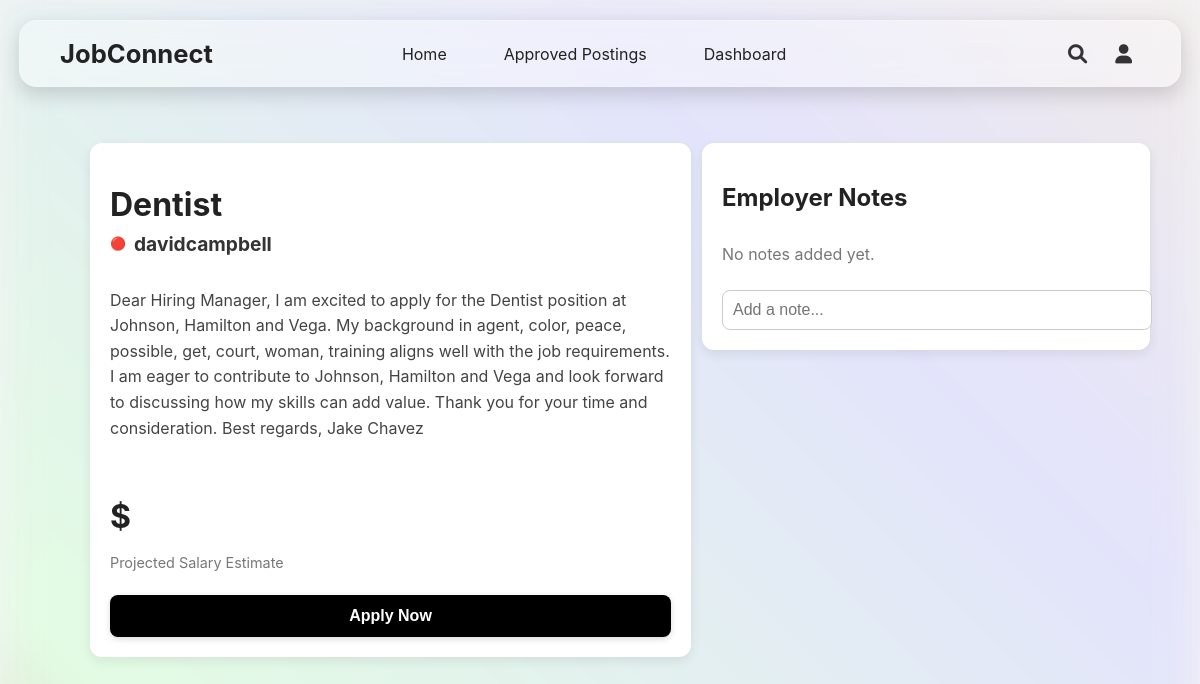
The page /applicant-details/101 (signed in) on the database its author committed.
### app.py (models this page shows, shortened)
class JobPosting(db.Model):
    id = db.Column(db.Integer, primary_key=True)
    title = db.Column(db.String(100), nullable=False)
    location = db.Column(db.String(100), nullable=False)
    description = db.Column(db.Text, nullable=False)
    qualifications = db.Column(db.Text, nullable=False)
    deadline = db.Column(db.String(50), nullable=False)
    posted_by = db.Column(db.Integer, db.ForeignKey('user.id'), nullable=True)
    approved = db.Column(db.Boolean, default=False)
    application_questions = db.Column(db.Text, nullable=True)
    employer = db.relationship('User', backref='job_postings', lazy=True)

class User(UserMixin, db.Model):
    id = db.Column(db.Integer, primary_key=True)
    username = db.Column(db.String(100), unique=True, nullable=False)
    password = db.Column(db.String(100), nullable=False)
    role = db.Column(db.String(20), nullable=False)  # Role: 'admin', 'employer', 'student'
    name = db.Column(db.String(100), nullable=True)
    email = db.Column(db.String(120), unique=True, nullable=True)
    bio = db.Column(db.Text, nullable=True)
    company_name = db.Column(db.String(100), nullable=True)
    company_website = db.Column(db.String(200), nullable=True)
    resume_link = db.Column(db.String(200), nullable=True)
    skills = db.Column(db.Text, nullable=True)

class JobApplication(db.Model):
    id = db.Column(db.Integer, primary_key=True)
    job_id = db.Column(db.Integer, db.ForeignKey('job_posting.id'), nullable=False)
    student_id = db.Column(db.Integer, db.ForeignKey('user.id'), nullable=False)
    cover_letter = db.Column(db.Text, nullable=True)
    resume_data = db.Column(db.LargeBinary, nullable=True)  # Store the file as binary
    resume_filename = db.Column(db.String(255), nullable=True)  # Keep the filename
    created_at = db.Column(db.DateTime, default=db.func.now())
    job = db.relationship('JobPosting', backref='applications', lazy=True)
    student = db.relationship('User', backref='applications', lazy=True)

### app.py (the view)
@app.route('/applicant-details/<int:application_id>')
@login_required
def applicant_details(application_id):
    if current_user.role != 'employer':
        flash("Access restricted to employers only.", "error")
        return redirect(url_for('index'))
    application = JobApplication.query.get_or_404(application_id)
    if application.job.posted_by != current_user.id:
        flash("You are not authorized to view this applicant.", "error")
        return redirect(url_for('employer_dashboard'))
    ai_insights = {
        "market_growth": 75,
        "market_demand": 80,
        "relevance_score": 70,
        "acceptance_chance": 65,
    }
    notes = EmployerNote.query.filter_by(application_id=application_id).all()
    return render_template('applicant_details.html', application=application, ai_insights=ai_insights, notes=notes)

### app.py (called while the page is built, shortened)
@app.before_request
def create_tables():
    db.create_all()

@app.before_request
def ensure_admin_user():
    existing_admin = User.query.filter_by(username="admin").first()

@login_manager.user_loader
def load_user(user_id):
    if not user_id:
        print("Debug: Received user_id=None in load_user function")
        return None  # Return None if user_id is invalid
    try:
        return User.query.get(int(user_id))
    except ValueError:
        print(f"Debug: Invalid user_id={user_id}")
        return None

### templates/applicant_details.html (shortened to what this page needs)
<!DOCTYPE html>
<html lang="en">
<head>
    <link rel="stylesheet" href="{{ url_for('static', filename='css/applicant_details.css') }}">
    <link rel="stylesheet" href="https://cdnjs.cloudflare.com/ajax/libs/font-awesome/6.0.0/css/all.min.css">
</head>
<body>
  <header class="navbar">
    <div class="navbar-left">
      <a href="{{ url_for('index') }}" class="logo">JobConnect</a>
    </div>
    <ul class="nav-links">
      <li><a href="{{ url_for('index') }}">Home</a></li>
      <li><a href="{{ url_for('approved_postings') }}">Approved Postings</a></li>
      {% if current_user.is_authenticated %}
        {% if current_user.role == 'admin' %}
          <li><a href="{{ url_for('admin_panel') }}">Admin Panel</a></li>
        {% elif current_user.role == 'employer' %}
          <li><a href="{{ url_for('employer_dashboard') }}">Dashboard</a></li>
        {% elif current_user.role == 'student' %}
          <li><a href="{{ url_for('student_dashboard') }}">Dashboard</a></li>
        {% endif %}
      {% else %}
        <li><a href="{{ url_for('login') }}">Login</a></li>
        <li><a href="{{ url_for('register') }}">Register</a></li>
      {% endif %}
    </ul>
    <div class="nav-icons">
      <i class="fas fa-search search-icon" onclick="openSearch()"></i>
      <div class="user-dropdown">
        <i class="fas fa-user user-icon" onclick="toggleUserMenu()"></i>
      </div>
    </div>
  </header>
  <div class="grid-container">
    <div class="application-section">
        <h1 class="job-title">{{ application.job.title }}</h1>
        <div class="applicant-info">
            <span class="applicant-dot">🔴</span>
            <span class="applicant-name">{{ application.student.username }}</span>
        </div>
        <p class="job-description">
            {{ application.cover_letter | safe }}
        </p>
        <p class="salary">${{ application.job.estimated_salary }}</p>
        <p class="salary-label">Projected Salary Estimate</p>
        <button class="apply-btn">Apply Now</button>
    </div>
    <div class="employer-notes">
        <h2>Employer Notes</h2>
        <div id="notes-container">
            {% if employer_notes %}
                {% for note in employer_notes %}
                    <div class="note">
                        <p class="note-text">"{{ note.note }}"</p>
                        <p class="note-meta">— Added on {{ note.created_at.strftime('%Y-%m-%d') }}</p>
                    </div>
                {% endfor %}
            {% else %}
                <p class="no-notes">No notes added yet.</p>
            {% endif %}
        </div>
        <input type="text" id="note-input" placeholder="Add a note..." autocomplete="off">
    </div>
</div>
</body>
</html>

### static/css/applicant_details.css (style rules this page uses)
.navbar { position: fixed; top: 20px; left: 50%; transform: translateX(-50%); width: 90%; max-width: 1200px; background: rgba(255, 255, 255, 0.4); backdrop-filter: blur(12px); -webkit-backdrop-filter: blur(12px); border-radius: 18px; display: flex; align-items: center; justify-content: space-between; padding: 15px 40px; box-shadow: 0 8px 20px rgba(0, 0, 0, 0.15); border: 1px solid rgba(255, 255, 255, 0.2); z-index: 1000; }
.logo { font-size: 1.6rem; font-weight: bold; color: #222; text-decoration: none; margin-right: auto; }
.nav-links { display: flex; gap: 25px; list-style: none; margin: 0 auto; }
.nav-links li { position: relative; }
.nav-links a { text-decoration: none; color: #222; font-size: 1rem; padding: 0.5rem 1rem; position: relative; transition: all 0.3s ease; }
.nav-links a::after { content: ""; position: absolute; left: 0; bottom: -3px; width: 100%; height: 2px; background-color: #00bfa5; transform: scaleX(0); transition: transform 0.3s ease; }
.nav-icons { display: flex; align-items: center; gap: 20px; margin-left: auto; }
.nav-icons i { font-size: 1.2rem; color: #333; cursor: pointer; transition: color 0.3s ease; }
.user-dropdown { position: relative; display: inline-block; }
.user-icon { font-size: 1.5rem; cursor: pointer; padding: 8px; border-radius: 50%; transition: background 0.2s ease-in-out; }
body { margin: 0; font-family: 'Inter', sans-serif; background: #f4f4f4; color: #333; display: flex; justify-content: center; align-items: center; height: 100vh; }
.grid-container { display: grid; grid-template-columns: 55% 40%; gap: 5%; width: 85%; height: auto; align-items: start; padding: 2rem 0; }
.application-section { display: flex; flex-direction: column; justify-content: flex-start; align-items: flex-start; width: 100%; padding: 20px; background: white; border-radius: 12px; box-shadow: 0 4px 12px rgba(0, 0, 0, 0.08); }
.job-title { font-size: 2rem; font-weight: bold; color: #222; margin-bottom: 0.5rem; }
.applicant-info { font-size: 1.2rem; color: #555; display: flex; align-items: center; margin-bottom: 1rem; }
.applicant-dot { font-size: 0.8rem; margin-right: 0.5rem; }
.applicant-name { font-weight: bold; color: #333; }
.job-description { font-size: 1rem; line-height: 1.6; color: #444; margin-bottom: 1.5rem; }
.salary { font-size: 2rem; font-weight: bold; color: #222; margin-bottom: 0.2rem; }
.salary-label { font-size: 0.9rem; color: #777; margin-bottom: 1.5rem; }
.apply-btn { width: 100%; padding: 12px; font-size: 1rem; font-weight: bold; background: black; color: white; border: none; border-radius: 8px; cursor: pointer; transition: all 0.3s ease; box-shadow: 0 2px 6px rgba(0, 0, 0, 0.15); }
.employer-notes { display: flex; flex-direction: column; justify-content: flex-start; align-items: flex-start; width: 100%; padding: 20px; background: white; border-radius: 12px; box-shadow: 0 4px 12px rgba(0, 0, 0, 0.08); }
.employer-notes h2 { font-size: 1.5rem; margin-bottom: 1rem; color: #222; }
#notes-container { width: 100%; max-height: 300px; overflow-y: auto; padding-right: 5px; }
.no-notes { font-size: 1rem; color: #777; }
#note-input { width: 100%; padding: 10px; font-size: 1rem; border: 1px solid #ccc; border-radius: 8px; margin-top: 10px; transition: border 0.3s ease; }

### rows shown on the page
JobPosting: job "Dentist"
User: student.username "davidcampbell"
JobApplication: cover_letter "Dear Hiring Manager, I am excited to apply for the Dentist position at Johnson, Hamilton and Vega. My background in agent, color, peace, possible, get, court, woman, training aligns well with the job requirements. I am eager to contribute to Johnson, Hamilton and Vega and look forward to discussing how my skills can add value. Thank you for your time and consideration. Best regards, Jake Chavez"
